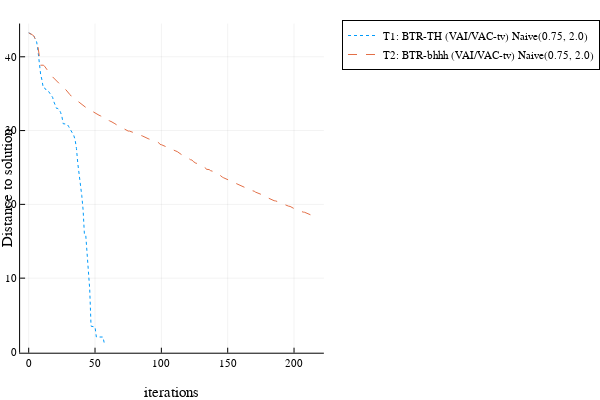

The notebook cell this image was saved under:
### Code cell
####################################################################################
p = plot(xlabel="iterations", ylabel="Distance to solution", legend=:outertopright)

indicesVariance = 1:2
indicesNormal = []

for i in indicesVariance
    plot!(p, alltests.all_dataVariance[i].IterAccumulator, alltests.all_dataVariance[i].DistTo,
                label = alltests.all_legendVariance[i], line=lines[i%4 + 1])
end


for i in indicesNormal
    plot!(p, alltests.all_dataNormal[i].IterAccumulator, alltests.all_dataNormal[i].DistTo,
                label = alltests.all_legendNormal[i], line=lines[i%4 + 1])
end

fileName = "comparaison_all_methods_distTo"
savefig(p, string(fileName, extension))

p

### Figure 1 — Plotly figure (JSON) as saved in the notebook; plotly's stock layout.template omitted (floating-point values rounded to 4 significant figures; data arrays with more than 128 entries replaced by an {"elided": "..."} marker saying what was removed)
{"data": [{"colorbar": {"title": ""}, "legendgroup": "T1: BTR-TH (VAI/VAC-tv) Naive(0.75, 2.0)", "line": {"color": "rgba(0, 154, 250, 1.000)", "dash": "dot", "shape": "linear", "width": 1}, "mode": "lines", "name": "T1: BTR-TH (VAI/VAC-tv) Naive(0.75, 2.0)", "showlegend": true, "type": "scatter", "x": [0, 1, 2, 3, 4, 5, 6, 7, 8, 9, 10, 11, 12, 13, 14, 15, 16, 17, 18, 19, 20, 21, 22, 23, 24, 25, 26, 27, 28, 29, 30, 31, 32, 33, 34, 35, 36, 37, 38, 39, 40, 41, 42, 43, 44, 45, 46, 47, 48, 49, 50, 51, 52, 53, 54, 55, 56, 57, 58], "xaxis": "x", "y": [43.24, 43.18, 43.1, 42.96, 42.76, 42.46, 42.02, 40.82, 39.07, 37.61, 36.86, 35.78, 35.78, 35.51, 35.3, 35.3, 35.02, 34.83, 34.51, 33.89, 33.45, 33.0, 33.0, 32.84, 32.48, 31.94, 30.93, 30.93, 30.93, 30.87, 30.59, 30.28, 30.07, 29.69, 29.33, 28.74, 27.57, 25.58, 24.25, 22.43, 21.19, 19.27, 15.93, 15.85, 13.57, 10.95, 8.452, 3.488, 3.477, 3.408, 3.381, 2.019, 2.032, 2.023, 2.028, 2.022, 2.02, 1.157, 1.158], "yaxis": "y", "zmax": null, "zmin": null}, {"colorbar": {"title": ""}, "legendgroup": "T2: BTR-bhhh (VAI/VAC-tv) Naive(0.75, 2.0)", "line": {"color": "rgba(227, 111, 71, 1.000)", "dash": "dash", "shape": "linear", "width": 1}, "mode": "lines", "name": "T2: BTR-bhhh (VAI/VAC-tv) Naive(0.75, 2.0)", "showlegend": true, "type": "scatter", "x": {"elided": "217 int values"}, "xaxis": "x", "y": {"elided": "217 float values"}, "yaxis": "y", "zmax": null, "zmin": null}], "layout": {"annotations": [], "height": 400, "legend": {"bgcolor": "rgba(255, 255, 255, 1.000)", "bordercolor": "rgba(0, 0, 0, 1.000)", "borderwidth": 1, "font": {"color": "rgba(0, 0, 0, 1.000)", "family": "sans-serif", "size": 11}, "title": {"font": {"color": "rgba(0, 0, 0, 1.000)", "family": "sans-serif", "size": 15}, "text": ""}, "tracegroupgap": 0, "traceorder": "normal", "x": 1.05, "xanchor": "upper", "y": 1, "yanchor": "right"}, "margin": {"b": 20, "l": 0, "r": 0, "t": 20}, "paper_bgcolor": "rgba(255, 255, 255, 1.000)", "plot_bgcolor": "rgba(255, 255, 255, 1.000)", "showlegend": true, "width": 600, "xaxis": {"anchor": "y", "domain": [0.06165, 0.9934], "gridcolor": "rgba(0, 0, 0, 0.100)", "gridwidth": 0.5, "linecolor": "rgba(0, 0, 0, 1.000)", "mirror": false, "range": [-6.48, 222.5], "showgrid": true, "showline": true, "showticklabels": true, "tickangle": 0, "tickcolor": "rgb(0, 0, 0)", "tickfont": {"color": "rgba(0, 0, 0, 1.000)", "family": "sans-serif", "size": 11}, "tickmode": "array", "ticks": "inside", "ticktext": ["0", "50", "100", "150", "200"], "tickvals": [0, 50, 100, 150, 200], "title": "iterations", "titlefont": {"color": "rgba(0, 0, 0, 1.000)", "family": "sans-serif", "size": 15}, "type": "-", "visible": true, "zeroline": false, "zerolinecolor": "rgba(0, 0, 0, 1.000)"}, "yaxis": {"anchor": "x", "domain": [0.07581, 0.9902], "gridcolor": "rgba(0, 0, 0, 0.100)", "gridwidth": 0.5, "linecolor": "rgba(0, 0, 0, 1.000)", "mirror": false, "range": [-0.1058, 44.51], "showgrid": true, "showline": true, "showticklabels": true, "tickangle": 0, "tickcolor": "rgb(0, 0, 0)", "tickfont": {"color": "rgba(0, 0, 0, 1.000)", "family": "sans-serif", "size": 11}, "tickmode": "array", "ticks": "inside", "ticktext": ["0", "10", "20", "30", "40"], "tickvals": [0, 10, 20, 30, 40], "title": "Distance to solution", "titlefont": {"color": "rgba(0, 0, 0, 1.000)", "family": "sans-serif", "size": 15}, "type": "-", "visible": true, "zeroline": false, "zerolinecolor": "rgba(0, 0, 0, 1.000)"}}}
